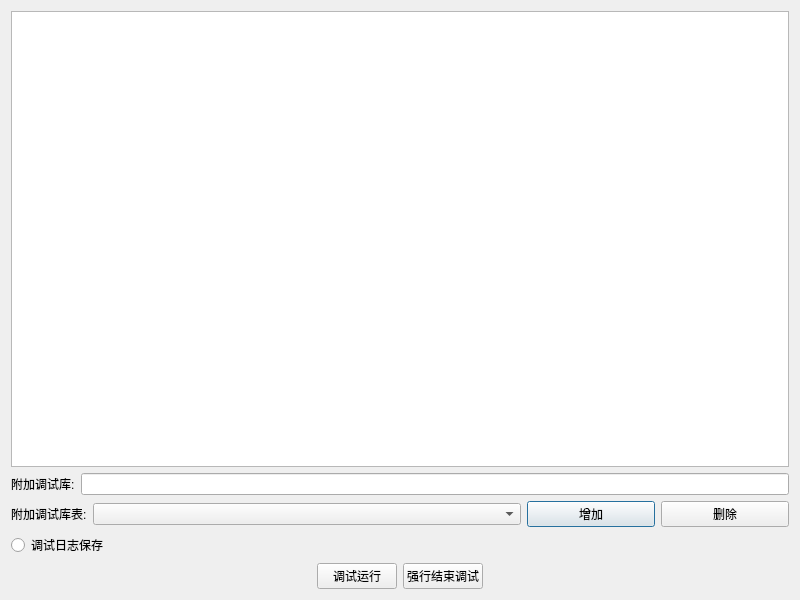
<?xml version="1.0" encoding="UTF-8"?>
<ui version="4.0">
 <class>vekExtendDebug</class>
 <widget class="QDialog" name="vekExtendDebug">
  <property name="windowModality">
   <enum>Qt::NonModal</enum>
  </property>
  <property name="geometry">
   <rect>
    <x>0</x>
    <y>0</y>
    <width>800</width>
    <height>600</height>
   </rect>
  </property>
  <property name="minimumSize">
   <size>
    <width>800</width>
    <height>600</height>
   </size>
  </property>
  <property name="maximumSize">
   <size>
    <width>16777215</width>
    <height>16777215</height>
   </size>
  </property>
  <property name="windowTitle">
   <string>vek调试工具</string>
  </property>
  <property name="windowIcon">
   <iconset resource="../vek_res.qrc">
    <normaloff>:/res/img/vek.ico</normaloff>:/res/img/vek.ico</iconset>
  </property>
  <layout class="QVBoxLayout" name="verticalLayout_3" stretch="80,20">
   <item>
    <layout class="QVBoxLayout" name="verticalLayout" stretch="50">
     <property name="spacing">
      <number>3</number>
     </property>
     <property name="topMargin">
      <number>0</number>
     </property>
     <item>
      <layout class="QHBoxLayout" name="horizontalLayout_2" stretch="55">
       <property name="spacing">
        <number>3</number>
       </property>
       <property name="leftMargin">
        <number>0</number>
       </property>
       <property name="topMargin">
        <number>0</number>
       </property>
       <property name="bottomMargin">
        <number>0</number>
       </property>
       <item>
        <widget class="QTextEdit" name="logTextEdit"/>
       </item>
      </layout>
     </item>
    </layout>
   </item>
   <item>
    <layout class="QVBoxLayout" name="verticalLayout_2">
     <item>
      <layout class="QHBoxLayout" name="horizontalLayout_3">
       <item>
        <widget class="QLabel" name="label">
         <property name="text">
          <string>附加调试库:</string>
         </property>
        </widget>
       </item>
       <item>
        <widget class="QLineEdit" name="lineEdit_DebugDllStr"/>
       </item>
      </layout>
     </item>
     <item>
      <layout class="QHBoxLayout" name="horizontalLayout" stretch="1,10,3,3">
       <item>
        <widget class="QLabel" name="label_2">
         <property name="text">
          <string>附加调试库表:</string>
         </property>
        </widget>
       </item>
       <item>
        <widget class="QComboBox" name="comboBox_DebugDllList"/>
       </item>
       <item>
        <widget class="QPushButton" name="pushButton_DebugDllAdd">
         <property name="text">
          <string>增加</string>
         </property>
        </widget>
       </item>
       <item>
        <widget class="QPushButton" name="pushButton_DebugDllDel">
         <property name="text">
          <string>删除</string>
         </property>
        </widget>
       </item>
      </layout>
     </item>
     <item>
      <layout class="QHBoxLayout" name="horizontalLayout_5">
       <item>
        <widget class="QRadioButton" name="radioButton_write_log">
         <property name="focusPolicy">
          <enum>Qt::StrongFocus</enum>
         </property>
         <property name="text">
          <string>调试日志保存</string>
         </property>
        </widget>
       </item>
       <item>
        <spacer name="horizontalSpacer_3">
         <property name="orientation">
          <enum>Qt::Horizontal</enum>
         </property>
         <property name="sizeHint" stdset="0">
          <size>
           <width>40</width>
           <height>20</height>
          </size>
         </property>
        </spacer>
       </item>
      </layout>
     </item>
     <item>
      <layout class="QHBoxLayout" name="horizontalLayout_4">
       <item>
        <spacer name="horizontalSpacer">
         <property name="orientation">
          <enum>Qt::Horizontal</enum>
         </property>
         <property name="sizeHint" stdset="0">
          <size>
           <width>40</width>
           <height>20</height>
          </size>
         </property>
        </spacer>
       </item>
       <item>
        <widget class="QPushButton" name="pushButton_DebugStart">
         <property name="text">
          <string>调试运行</string>
         </property>
        </widget>
       </item>
       <item>
        <widget class="QPushButton" name="pushButton_DebugForceExit">
         <property name="text">
          <string>强行结束调试</string>
         </property>
        </widget>
       </item>
       <item>
        <spacer name="horizontalSpacer_2">
         <property name="orientation">
          <enum>Qt::Horizontal</enum>
         </property>
         <property name="sizeHint" stdset="0">
          <size>
           <width>40</width>
           <height>20</height>
          </size>
         </property>
        </spacer>
       </item>
      </layout>
     </item>
    </layout>
   </item>
  </layout>
 </widget>
 <resources>
  <include location="../vek_res.qrc"/>
 </resources>
 <connections/>
</ui>
